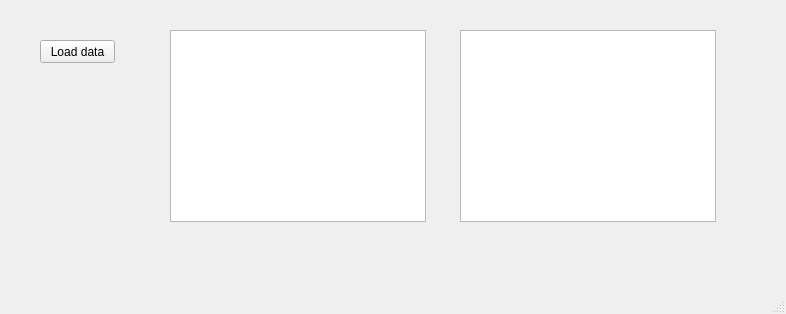
<?xml version="1.0" encoding="UTF-8"?>
<ui version="4.0">
 <class>MainWindow</class>
 <widget class="QMainWindow" name="MainWindow">
  <property name="geometry">
   <rect>
    <x>0</x>
    <y>0</y>
    <width>786</width>
    <height>314</height>
   </rect>
  </property>
  <property name="windowTitle">
   <string>MainWindow</string>
  </property>
  <property name="styleSheet">
   <string notr="true">background:'white'</string>
  </property>
  <widget class="QWidget" name="centralwidget">
   <widget class="QPushButton" name="loadButton">
    <property name="geometry">
     <rect>
      <x>40</x>
      <y>40</y>
      <width>75</width>
      <height>23</height>
     </rect>
    </property>
    <property name="text">
     <string>Load data</string>
    </property>
   </widget>
   <widget class="PlotWidget" name="timeDomain">
    <property name="geometry">
     <rect>
      <x>170</x>
      <y>30</y>
      <width>256</width>
      <height>192</height>
     </rect>
    </property>
   </widget>
   <widget class="PlotWidget" name="distanceDomain">
    <property name="geometry">
     <rect>
      <x>460</x>
      <y>30</y>
      <width>256</width>
      <height>192</height>
     </rect>
    </property>
   </widget>
  </widget>
  <widget class="QMenuBar" name="menubar">
   <property name="geometry">
    <rect>
     <x>0</x>
     <y>0</y>
     <width>786</width>
     <height>21</height>
    </rect>
   </property>
  </widget>
  <widget class="QStatusBar" name="statusbar"/>
 </widget>
 <customwidgets>
  <customwidget>
   <class>PlotWidget</class>
   <extends>QGraphicsView</extends>
   <header>pyqtgraph</header>
  </customwidget>
 </customwidgets>
 <resources/>
 <connections/>
</ui>
